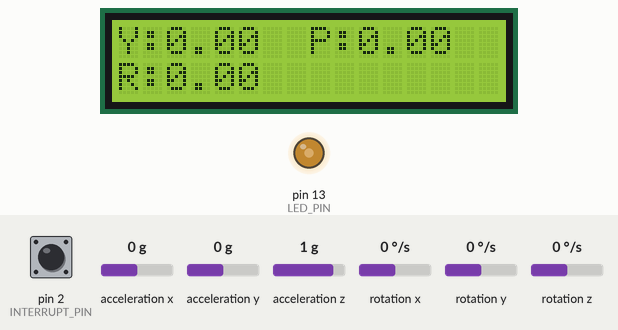
Bench run of a sketch on a simulated Arduino Uno, built with avr-gcc and run on an emulated ATmega328P. On the bench: 16×2 character LCD, output pins drawn as LEDs (lit = HIGH). Dashed ring = blinking. Inputs (shaded band) come from the test bench; at power-on: acceleration z 1 g, acceleration y 0 g, rotation z 0 °/s, acceleration x 0 g, pin 2 (INTERRUPT_PIN) LOW, rotation x 0 °/s, rotation y 0 °/s. The sensor or clock chip raises its interrupt line as the real part does.

Above: at 1.7 s.
1.8 s: acceleration z set to -1.4 g
At 2.4 s:
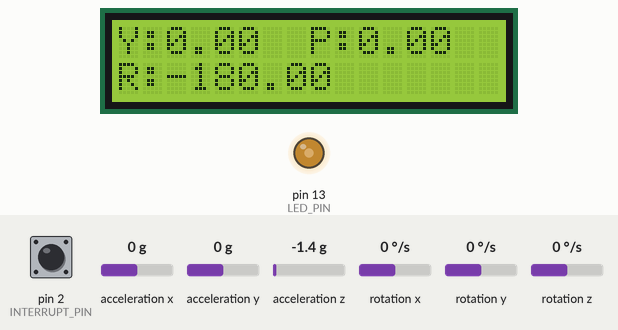
3.4 s: acceleration y set to 0.8 g
At 4.12 s:
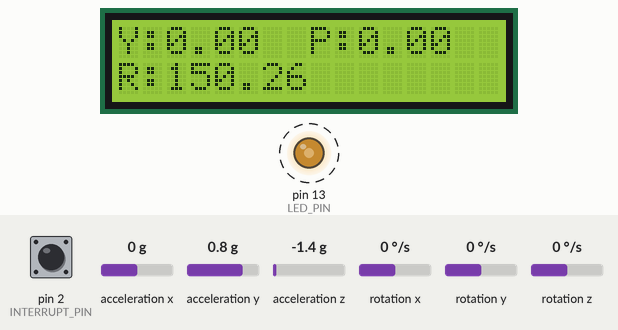
5.0 s: rotation z set to -192 °/s
At 5.67 s:
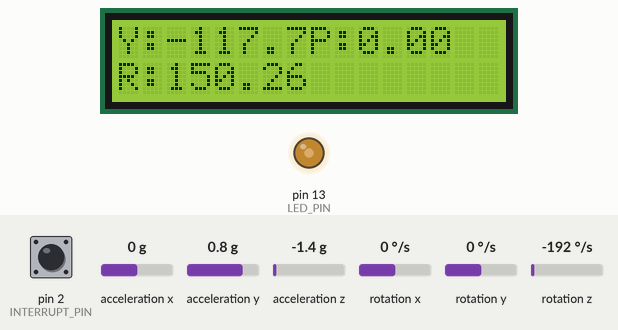
6.6 s: acceleration x set to -1.4 g
At 7.47 s:
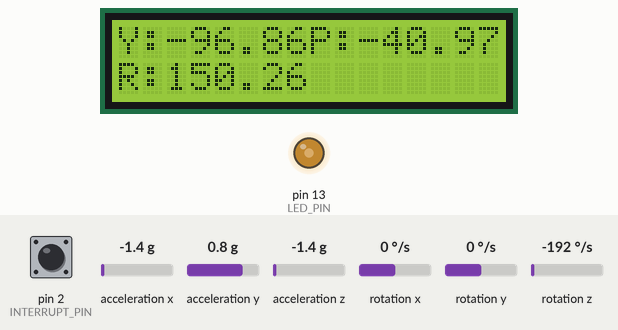
8.2 s: acceleration z set to 0 g
At 9.1 s:
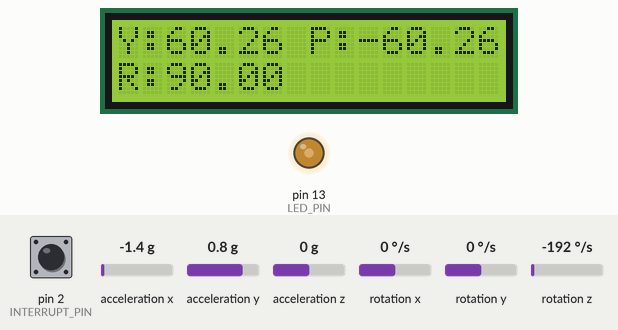
9.8 s: acceleration x set to 0 g
At 11.8 s:
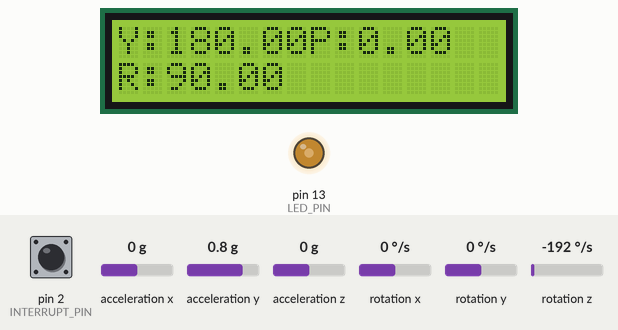
Timing chart, 0 to 12.4 s (numbered marks = the images above; inputs shaded):
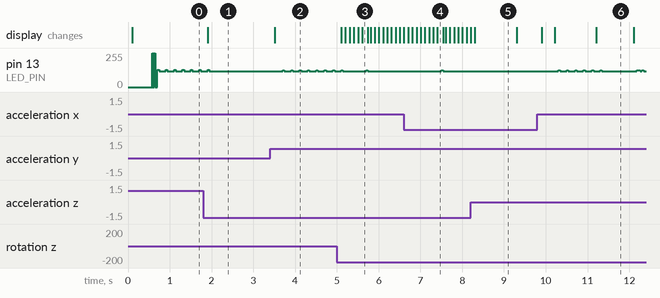

Measured:
- after the input at 1.8 s, pin 13 (LED_PIN): goes on until 1.9 s, then stays 118/255; the display: changes after 0.11 s (image 1)
- after the input at 3.4 s, pin 13 (LED_PIN): alternates 126/255 for 0.04 s and 118/255 for 0.16 s, starting after 0.30 s; the display: changes after 0.11 s (image 2)
- after the input at 5.0 s, the display: first changes after 0.11 s (image 3 shows a later state)
- after the input at 8.2 s, pin 13 (LED_PIN): stops changing and stays 118/255
- what the display in image 5 shows lasts 1.0 s, from 8.3 s to 9.3 s
- what the display in image 6 shows lasts 0.9 s, from 11.2 s to 12.1 s

The sketch:

MPU6050_Verification.ino
```cpp
#include <I2Cdev.h>
#include <LiquidCrystal.h>
#include <Wire.h>
#include <MPU6050_6Axis_MotionApps20.h>
#include <MsTimer2.h>

MPU6050 mpu;

LiquidCrystal lcd(3, 4, 5, 6, 7, 8);

#define INTERRUPT_PIN 2
#define LED_PIN 13
bool blinkState = false;

// MPU control/status vars
bool dmpReady = false;  // set true if DMP init was successful
uint8_t mpuIntStatus;   // holds actual interrupt status byte from MPU
uint8_t devStatus;      // return status after each device operation (0 = success, !0 = error)
uint16_t packetSize;    // expected DMP packet size (default is 42 bytes)
uint16_t fifoCount;     // count of all bytes currently in FIFO
uint8_t fifoBuffer[64]; // FIFO storage buffer

// orientation/motion vars
Quaternion q;        // [w, x, y, z]         quaternion container
VectorFloat gravity; // [x, y, z]            gravity vector
float ypr[3];        // [yaw, pitch, roll]   yaw/pitch/roll container and gravity vector

volatile bool mpuInterrupt = false; // indicates whether MPU interrupt pin has gone high

void dmpDataReady()
{
    mpuInterrupt = true;
}

void refresh()
{
    // display Euler angles in degrees
    lcd.clear();
    lcd.setCursor(0, 0);
    lcd.print("Y:");
    lcd.print(String(ypr[0] * 180 / M_PI, 2));
    lcd.setCursor(8, 0);
    lcd.print("P:");
    lcd.print(String(ypr[1] * 180 / M_PI, 2));
    lcd.setCursor(0, 1);
    lcd.print("R:");
    lcd.print(String(ypr[2] * 180 / M_PI, 2));
}

void setup()
{
    MsTimer2::set(100, refresh);
    MsTimer2::start();

    // join I2C bus (I2Cdev library doesn't do this automatically)
    Wire.begin();

    // initialize lcd display
    lcd.begin(16, 2);

    // initialize device
    lcd.print("Initializing");

    mpu.initialize();
    pinMode(INTERRUPT_PIN, INPUT);

    // load and configure the DMP
    devStatus = mpu.dmpInitialize();

    // make sure it worked (returns 0 if so)
    if (devStatus == 0)
    {
        // turn on the DMP, now that it's ready
        mpu.setDMPEnabled(true);

        // enable Arduino interrupt detection
        attachInterrupt(digitalPinToInterrupt(INTERRUPT_PIN), dmpDataReady, RISING);
        mpuIntStatus = mpu.getIntStatus();

        // set our DMP Ready flag so the main loop() function knows it's okay to use it
        dmpReady = true;

        // get expected DMP packet size for later comparison
        packetSize = mpu.dmpGetFIFOPacketSize();
    }
    else
    {
        // ERROR!
        // 1 = initial memory load failed
        // 2 = DMP configuration updates failed
        // (if it's going to break, usually the code will be 1)
        lcd.clear();
        lcd.print("DMP");
        lcd.setCursor(0, 1);
        lcd.print("failed (code ");
        lcd.print(devStatus);
        lcd.print(")");
    }

    // configure LED for output
    pinMode(LED_PIN, OUTPUT);
}

void loop()
{
    // if programming failed, don't try to do anything
    if (!dmpReady)
        return;

    // wait for MPU interrupt or extra packet(s) available
    while (!mpuInterrupt && fifoCount < packetSize)
    {
        if (mpuInterrupt && fifoCount < packetSize)
        {
            // try to get out of the infinite loop
            fifoCount = mpu.getFIFOCount();
        }
    }

    // reset interrupt flag and get INT_STATUS byte
    mpuInterrupt = false;
    mpuIntStatus = mpu.getIntStatus();

    // get current FIFO count
    fifoCount = mpu.getFIFOCount();
    if (fifoCount < packetSize)
    {
        //Do nothing!
    }
    // check for overflow (this should never happen unless our code is too inefficient)
    else if ((mpuIntStatus & _BV(MPU6050_INTERRUPT_FIFO_OFLOW_BIT)) || fifoCount >= 1024)
    {
        // reset so we can continue cleanly
        mpu.resetFIFO();
        lcd.clear();
        lcd.print("FIFO overflow!");

        // otherwise, check for DMP data ready interrupt (this should happen frequently)
    }
    else if (mpuIntStatus & _BV(MPU6050_INTERRUPT_DMP_INT_BIT))
    {
        // read a packet from FIFO
        while (fifoCount >= packetSize)
        { // Lets catch up to NOW, someone is using the dreaded delay()!
            mpu.getFIFOBytes(fifoBuffer, packetSize);
            // track FIFO count here in case there is > 1 packet available
            // (this lets us immediately read more without waiting for an interrupt)
            fifoCount -= packetSize;
        }

        // calculate Euler angles in degrees
        mpu.dmpGetQuaternion(&q, fifoBuffer);
        mpu.dmpGetGravity(&gravity, &q);
        mpu.dmpGetYawPitchRoll(ypr, &q, &gravity);

        // blink LED to indicate activity
        blinkState = !blinkState;
        digitalWrite(LED_PIN, blinkState);
    }
}
```
